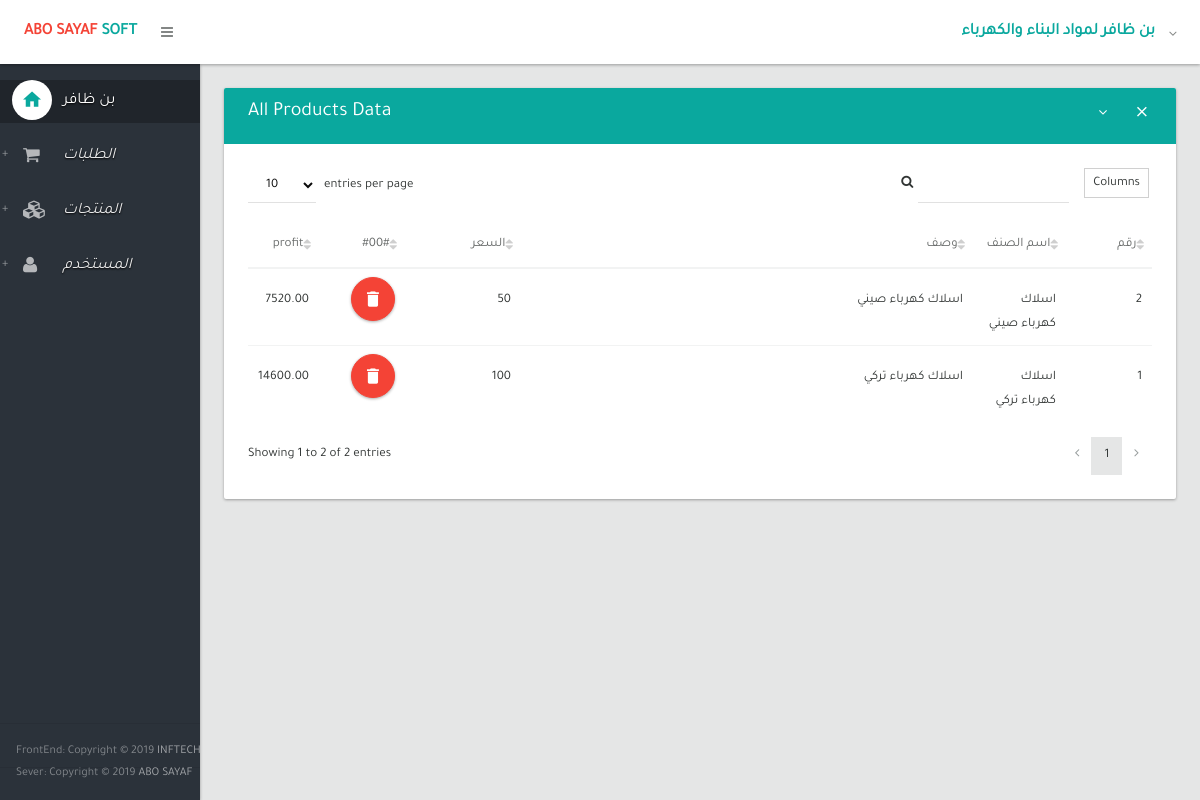
/products (signed in), run on an earlier commit of the app's database.
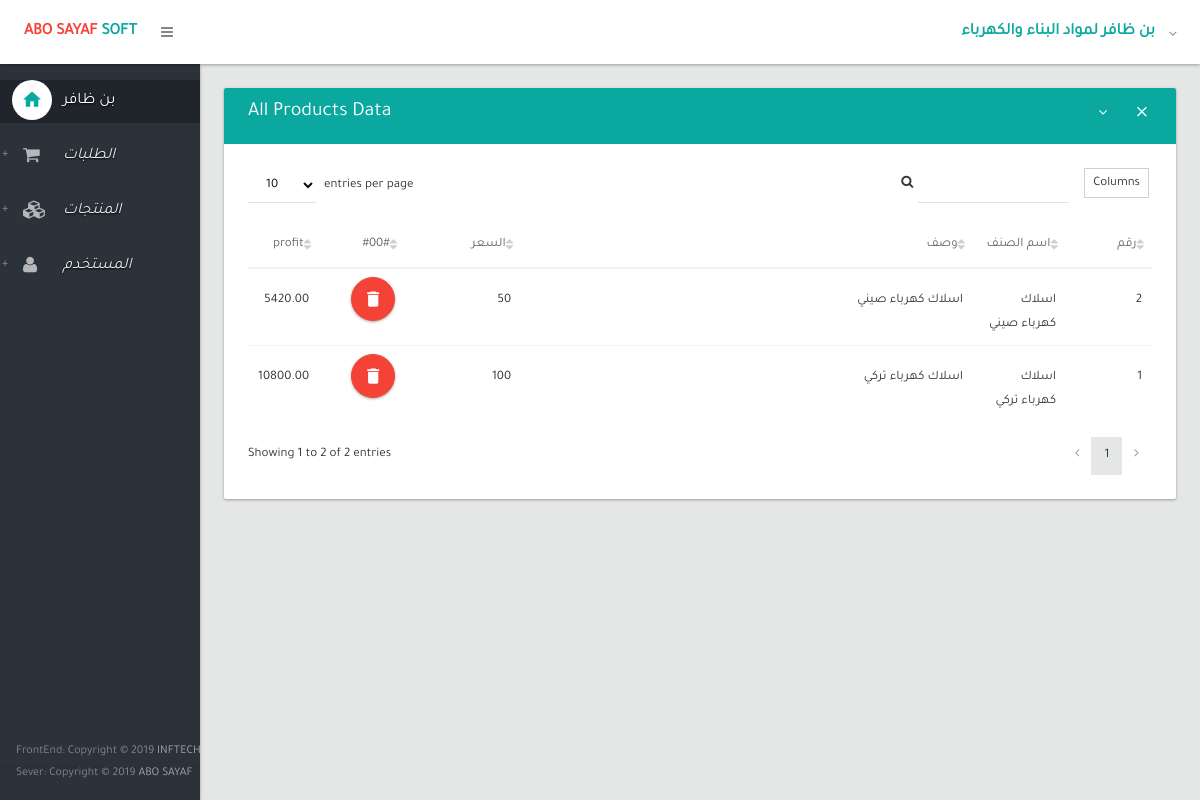
And on a later commit of the database.
### inventory/models.py (models this page shows, shortened)
class Product(models.Model):
    category = models.ForeignKey(Category,related_name='product',on_delete=models.CASCADE)
    product_name = models.CharField(max_length=200, db_index=True)
    slug = models.SlugField(max_length=200,db_index=True)
    product_details = models.TextField()
    price= models.IntegerField()
    price_out= models.IntegerField()
    active = models.IntegerField(default='1')
    stock = models.PositiveIntegerField()
    available = models.BooleanField(default=True)
    created = models.DateTimeField(auto_now_add=True)
    updated = models.DateTimeField(auto_now=True)
    class Meta:
            ordering = ('-created',)
            index_together = (('id','slug'),)
            verbose_name = "Product"
            verbose_name_plural = "Products"
    def get_profit(self):
        expenses = self.price * self.stock
        revenue =  sum(item.get_cost() for item in self.order_items.all())
        profit =   expenses - revenue
        return profit

class OrderItem(models.Model):
    order       = models.ForeignKey(Oorder,related_name='items',on_delete=models.CASCADE)
    product     = models.ForeignKey(Product,related_name='order_items',on_delete=models.CASCADE)
    price       = models.DecimalField(max_digits=10,decimal_places=2)
    quantity    = models.PositiveIntegerField(default=1)
    created     = models.DateTimeField(auto_now_add=True)
    updated     = models.DateTimeField(auto_now=True)
    class Meta:
        verbose_name = "OrderItem"
        verbose_name_plural = "OrderItems"
    def get_cost(self):
        return self.price * self.quantity

### inventory/views.py (the view)
# urls.py: url(r'^products$', my_order.index_product, name='home_product'),
@login_required
def index_product(request):
    products = Product.objects.filter(available=True)
    return render(request, 'index_product.html', {'products': products})

### templates/index_product.html (shortened to what this page needs)
{% extends 'layout.html' %}
{% block body %}
                <section>
                    <div class="section-body">
                        <div class="row">
                            <div class="col-lg-12">
                                <div class="card">
                                    <div class="card-head style-primary">
                                        <header>All Products Data</header>
                                        <div class="tools">
                                            <a class="btn btn-icon-toggle btn-collapse"><i class="fa fa-angle-down"></i></a>
                                            <a class="btn btn-icon-toggle btn-close"><i class="md md-close"></i></a>
                                        </div>
                                    </div>
                                    <div class="card-body">
                                        <div class="table-respone">
                                            <table id="datatable1" class="table  order-column hover">
                                                <thead>
                                                    <tr>
                                                        <th width="70px">رقم</th>
                                                        <th>اسم الصنف</th>
                                                        <th width="50%"> وصف</th>
                                                        <th width="100px">السعر</th>
                                                        <th width="70px">#00#</th>
                                                        <th>profit</th>
                                                    </tr>
                                                </thead>
                                                <tbody>
                                                    {% for product in products %}
                                                        <tr class="gradeX">
                                                            <td>{{ product.id }}</td>
                                                            <td>{{ product.product_name }}</td>
                                                            <td>{{ product.product_details }}</td>
                                                            <td>{{ product.price }}</td>
                                                            <td>
                                                                <a href="{% url 'delete_product' product.id %}" class="btn ink-reaction btn-floating-action btn-danger" onclick="return confirm('Are you sure you want to delete this?')"><i class="md md-delete"></i> </a>
                                                            </td>
                                                            <td>{{ product.get_profit}}</td>
                                                        </tr>
                                                    {% endfor %}
                                                </tbody>
                                            </table>
                                        </div>
                                    </div>
                                </div>
                            </div>
                        </div>
                    </div>
                </section>
{% endblock %}

What changed in the data, as far as the page shows it:
changed Product "اسلاك كهرباء صيني": get_profit "7520.00" → "5420.00"
changed Product "اسلاك كهرباء تركي": get_profit "14600.00" → "10800.00"
